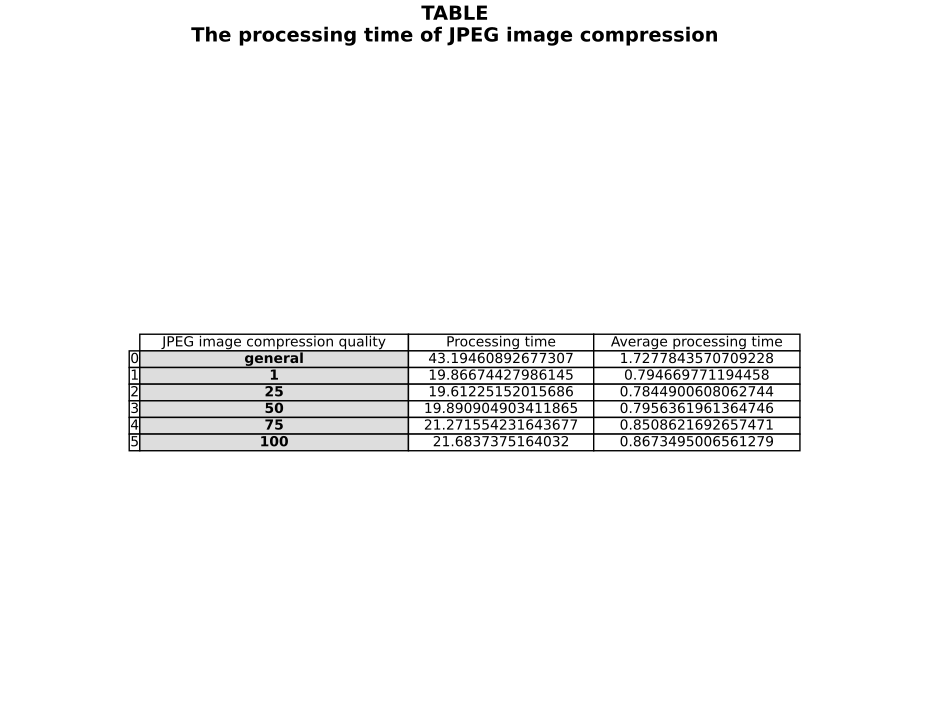

Reproduce this figure in Python.
################################################
# Dataset from Nick Yue
# Special thanks to nick :)
# Pre-processing images produced by Yumu Xie
################################################

################################################
#
# EENG30009 Individual Research Project 3
# TOPIC: Single-image Super-resolution
#
# Yumu Xie
# University of Bristol
#
################################################

################################################
# Programming environment: WSL Linux subsystem of Windows
# Python version: 3.7.9
# Python setup is based on 'pyenv' (Simple Python version management)
# https://github.com/pyenv/pyenv
################################################

from PIL import Image
import os
import cv2
import numpy as np
import time
import matplotlib.pyplot as plt
import pandas as pd
from pandas.plotting import table

def opencv_jpeg_lossy_compression(input_path, output_path, quality):
    """
    OpenCV implementation of compressing an image by using JPEG lossy compression.
    input_path: path of input image files
    output_path: path of output image files
    quality: JPEG compression quality from 0 to 100
    Higher quality number means higher quality with larger size
    Lower quality number means lower quality with smaller size
    """
    try:
        # Read the input image
        img = cv2.imread(input_path)
        # Handle file not found error
        if img is None:
            raise FileNotFoundError(f"Error: Unable to read input image at {input_path}")
        # Compress the image by using JPEG compression
        compressed_image = cv2.imencode('.jpg', img, [int(cv2.IMWRITE_JPEG_QUALITY), quality])[1].tobytes()
        # Save the compressed image
        with open(output_path, 'wb') as output_file:
            output_file.write(compressed_image)
        # Indication of image compression finished and saved
        print(f"Image is compressed and saved to {output_path}")
    except FileNotFoundError as e:
        # Handle file not found exception
        print(f"File not found: {e}")
    except Exception as e:
        # Handle other exceptions
        print(f"An exception occurred: {e}")

def jpeg_lossy_compression(input_path, output_path, quality):
    """
    Implementation of compressing an image by using JPEG lossy compression.
    input_path: path of input image files
    output_path: path of output image files
    quality: JPEG compression quality from 0 to 100
    Higher quality number means higher quality with larger size
    Lower quality number means lower quality with smaller size
    """
    try:
        # Read the input image
        img = Image.open(input_path)
        # Handle file not found error
        if img is None:
            raise FileNotFoundError(f"Error: Unable to read input image at {input_path}")
        # Ensure output directory exists
        # os.makedirs(os.path.dirname(output_path), exist_ok=True)
        # Save the compressed image
        img.save(output_path, quality=quality)
        # Indication of image compression finished and saved
        print(f"Image is compressed and saved to {output_path}")
    except FileNotFoundError as e:
        # Handle file not found exception
        print(f"File not found: {e}")
    except Exception as e:
        # Handle other exceptions
        print(f"An exception occurred: {e}")

def general_jpeg_lossy_compression(input_path, encode_path, decode_path):
    """
    General implementation of compressing an image by using JPEG lossy compression.
    input_path: path of input image files
    output_path: path of output image files
    """
    try:
        # Read the input image
        img = cv2.imread(input_path)
        # Handle file not found error
        if img is None:
            raise FileNotFoundError(f"Error: Unable to read input image at {input_path}")
        # Encode the image by using JPEG compression
        success, encoded_image = cv2.imencode('.jpg', img)
        if success:
            # Save the encoded image
            with open(encode_path, 'wb') as output_file:
                output_file.write(encoded_image)
            # Indication of image encode finished and saved
            print(f"Image is encoded and saved to {encode_path}")
            # Decode the encoded image
            decoded_image = cv2.imdecode(encoded_image, cv2.IMREAD_COLOR)
            # Save the decoded image
            cv2.imwrite(decode_path, decoded_image)
            # Indication of image decode finished and saved
            print(f"Image is decoded and saved to {decode_path}")
        else:
            # Indication of image encode has been failed
            print("Failed to encode the image")
    except FileNotFoundError as e:
        # Handle file not found exception
        print(f"File not found: {e}")
    except Exception as e:
        # Handle other exceptions
        print(f"An exception occurred: {e}")

def plot_table(data):
    df = pd.DataFrame(data)
    df.fillna('-', inplace=True)

    fig, ax = plt.subplots(figsize=(12, 8))
    ax.axis('off')
    tab = table(ax, df, loc='center', cellLoc='center', colLoc='center')
    tab.auto_set_font_size(False)
    tab.set_fontsize(10)
    tab.auto_set_column_width(col=list(range(len(df.columns))))

    for (i, j), val in np.ndenumerate(df.values):
        if j == 0: # First column
            tab[(i+1, j)].set_facecolor('#dddddd') # Shade the first column
        if j == -1 or j == 0: # Header or first column
            tab[(i+1, j)].set_text_props(weight='bold') # Bold the font of the first column

    plt.suptitle('TABLE\nThe processing time of JPEG image compression', fontsize=14, weight='bold')

    pdf_file = 'JPEG.pdf'
    plt.savefig(pdf_file, bbox_inches='tight', pad_inches=0.05)
    png_file = 'JPEG.png'
    plt.savefig(png_file, bbox_inches='tight', pad_inches=0.05, dpi=300)
    plt.close(fig)

    print("JPEG image compression and plotting table completed")

def main():
    # General encode and decode by JPEG image compression
    # zfill() will fill 0 from left to right
    input_files = ['input/{}.jpg'.format(str(i).zfill(3)) for i in range(1, 26)]
    encode_files = ['input_encoded/{}_encoded.jpg'.format(str(i).zfill(3)) for i in range(1, 26)]
    decode_files = ['input_decoded/{}_decoded.jpg'.format(str(i).zfill(3)) for i in range(1, 26)]
    general_start_time = time.time()
    for i in range(0, len(input_files), 1):
        input_batch = input_files[i:i+1]
        encode_batch = encode_files[i:i+1]
        decode_batch = decode_files[i:i+1]
        for input, encode, decode in zip(input_batch, encode_batch, decode_batch):
            general_jpeg_lossy_compression(input, encode, decode)
    general_end_time = time.time()
    general_elapsed_time = general_end_time - general_start_time
    general_average_time = general_elapsed_time/25
    # JPEG image compression: quality 1
    one_start_time = time.time()
    one_files = ['input_compressed_1/{}_compressed_1.jpg'.format(str(i).zfill(3)) for i in range(1, 26)]
    for i in range(0, len(input_files), 1):
        input_batch = input_files[i:i+1]
        one_batch = one_files[i:i+1]
        for input, one in zip(input_batch, one_batch):
            opencv_jpeg_lossy_compression(input, one, 1)
    one_end_time = time.time()
    one_elapsed_time = one_end_time - one_start_time
    one_average_time = one_elapsed_time/25
    # JPEG image compression: quality 25
    twofive_start_time = time.time()
    twofive_files = ['input_compressed_25/{}_compressed_25.jpg'.format(str(i).zfill(3)) for i in range(1, 26)]
    for i in range(0, len(input_files), 1):
        input_batch = input_files[i:i+1]
        twofive_batch = twofive_files[i:i+1]
        for input, twofive in zip(input_batch, twofive_batch):
            opencv_jpeg_lossy_compression(input, twofive, 25)
    twofive_end_time = time.time()
    twofive_elapsed_time = twofive_end_time - twofive_start_time
    twofive_average_time = twofive_elapsed_time/25
    # JPEG image compression: quality 50
    fivezero_start_time = time.time()
    fivezero_files = ['input_compressed_50/{}_compressed_50.jpg'.format(str(i).zfill(3)) for i in range(1, 26)]
    for i in range(0, len(input_files), 1):
        input_batch = input_files[i:i+1]
        fivezero_batch = fivezero_files[i:i+1]
        for input, fivezero in zip(input_batch, fivezero_batch):
            opencv_jpeg_lossy_compression(input, fivezero, 50)
    fivezero_end_time = time.time()
    fivezero_elapsed_time = fivezero_end_time - fivezero_start_time
    fivezero_average_time = fivezero_elapsed_time/25
    # JPEG image compression: quality 75
    sevenfive_start_time = time.time()
    sevenfive_files = ['input_compressed_75/{}_compressed_75.jpg'.format(str(i).zfill(3)) for i in range(1, 26)]
    for i in range(0, len(input_files), 1):
        input_batch = input_files[i:i+1]
        sevenfive_batch = sevenfive_files[i:i+1]
        for input, sevenfive in zip(input_batch, sevenfive_batch):
            opencv_jpeg_lossy_compression(input, sevenfive, 75)
    sevenfive_end_time = time.time()
    sevenfive_elapsed_time = sevenfive_end_time - sevenfive_start_time
    sevenfive_average_time = sevenfive_elapsed_time/25
    # JPEG image compression: quality 100
    onezerozero_start_time = time.time()
    onezerozero_files = ['input_compressed_100/{}_compressed_100.jpg'.format(str(i).zfill(3)) for i in range(1, 26)]
    for i in range(0, len(input_files), 1):
        input_batch = input_files[i:i+1]
        onezerozero_batch = onezerozero_files[i:i+1]
        for input, onezerozero in zip(input_batch, onezerozero_batch):
            opencv_jpeg_lossy_compression(input, onezerozero, 100)
    onezerozero_end_time = time.time()
    onezerozero_elapsed_time = onezerozero_end_time - onezerozero_start_time
    onezerozero_average_time = onezerozero_elapsed_time/25

    data = {
        'JPEG image compression quality':['general', 
                                          '1', 
                                          '25', 
                                          '50', 
                                          '75', 
                                          '100'],
        'Processing time':[general_elapsed_time, 
                           one_elapsed_time, 
                           twofive_elapsed_time, 
                           fivezero_elapsed_time, 
                           sevenfive_elapsed_time, 
                           onezerozero_elapsed_time],
        'Average processing time':[general_average_time,
                                   one_average_time,
                                   twofive_average_time,
                                   fivezero_average_time,
                                   sevenfive_average_time,
                                   onezerozero_average_time]
    }

    plot_table(data)

if __name__ == "__main__":
    main()
